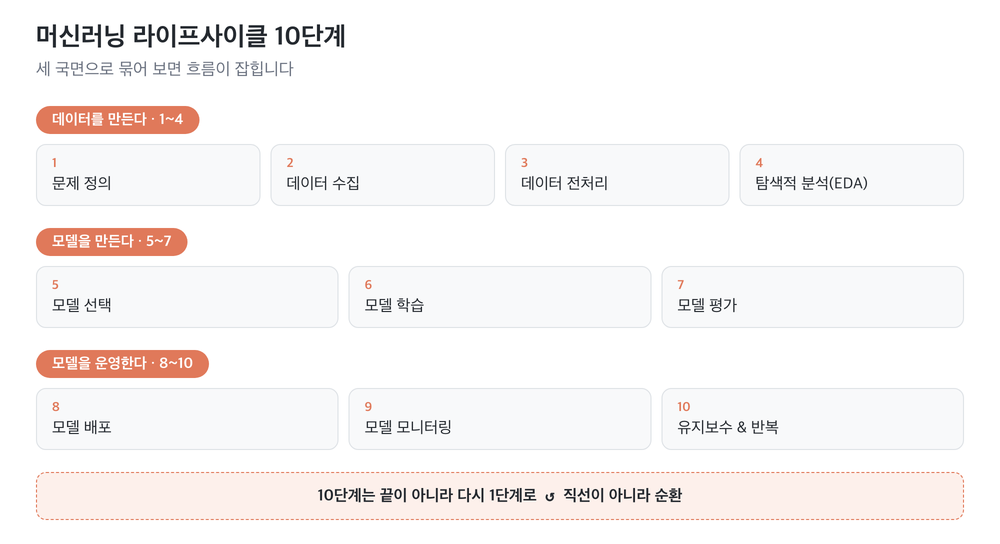
#> input picture skills/tstory/examples/sample-post/fig-01.png, 1000 x 544 px
$ python -i render.py   (imports and definitions only)
#> lines starting #> are read from the running program, lines starting #| are printed output that depends on the picture
#!/usr/bin/env python3
"""HTML -> PNG renderer using headless Chrome.

Shared by thumbnail.py and by body-diagram rendering. Deterministic size:
the output is exactly ``width * scale`` by ``height * scale`` pixels.

Usage:
    python3 render.py card.html out.png --width 1200 --height 630 --scale 2

Requires Google Chrome (macOS default location, or set CHROME_PATH).
"""

import argparse
import os
import shutil
import subprocess
import sys
import tempfile
import time
from pathlib import Path

DEFAULT_CHROME = "/Applications/Google Chrome.app/Contents/MacOS/Google Chrome"

CANDIDATES = [
    DEFAULT_CHROME,
    "/Applications/Chromium.app/Contents/MacOS/Chromium",
    "/Applications/Microsoft Edge.app/Contents/MacOS/Microsoft Edge",
    "/Applications/Brave Browser.app/Contents/MacOS/Brave Browser",
]


# [87 lines left out: functions find_chrome, render, not called in this run]


def trim(path: Path, pad: int = 0) -> Path:
    """Crop vertical slack, leaving ``pad`` device pixels above and below.

    Body diagrams rarely fill the window height exactly, so this removes the
    leftover space instead of making you hand-tune --height. Width is left
    alone: you chose it deliberately, and figures read better at one consistent
    width down the post.
    """
#> called with pad = 0
    from PIL import Image, ImageChops

    with Image.open(path) as im:
#> im is the input picture: PIL image 1000x544 RGB; mean R, G, B 248.7, 245.6, 244.9
        im = im.convert("RGB")
        bg = Image.new("RGB", im.size, im.getpixel((0, 0)))
#> bg: PIL image 1000x544 RGB; every value is 255
        box = ImageChops.difference(im, bg).getbbox()
#> box = (33, 22, 967, 523)
        if box is None:
            return path  # fully uniform image; nothing to trim
        _, top, _, bottom = box
#> top = 22; bottom = 523
        top = max(0, top - pad)
        bottom = min(im.height, bottom + pad)
        im.crop((0, top, im.width, bottom)).save(path)
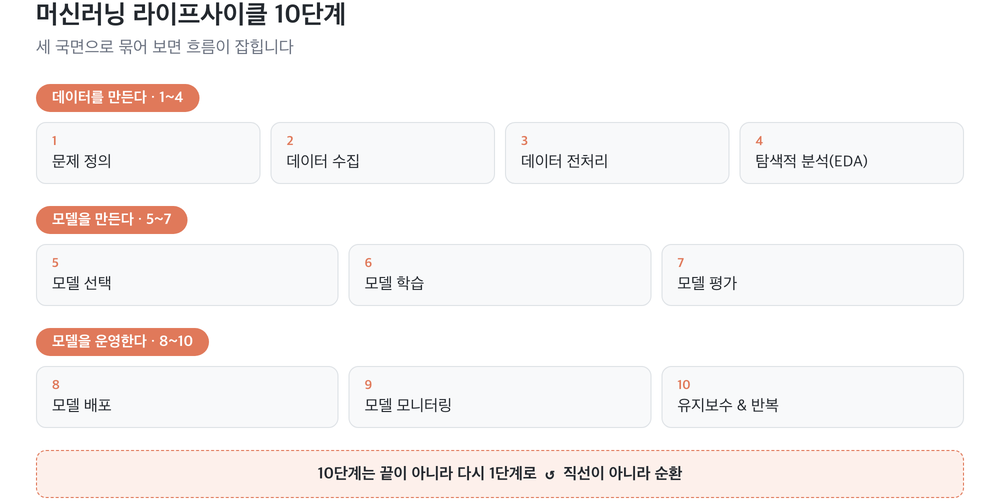
#> saved as fig-01.png: PIL image 1000x501 RGB; mean R, G, B 248.1, 244.8, 244.1
    return path


# [30 lines left out: function main, not called in this run]


# [2 lines not run here, left out]

>>> result = trim('../../skills/tstory/examples/sample-post/fig-01.png')
